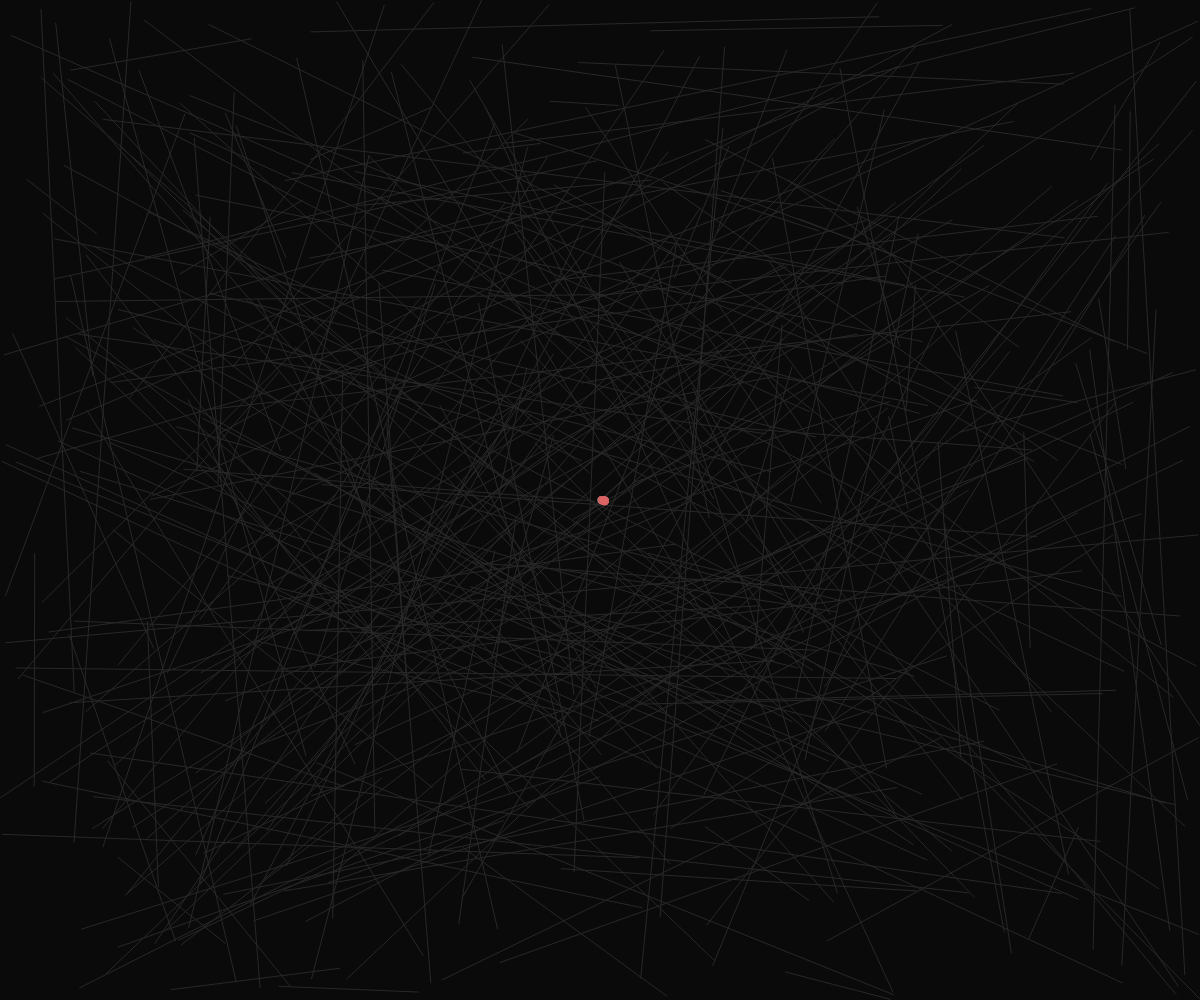
Frame 1 (no input)
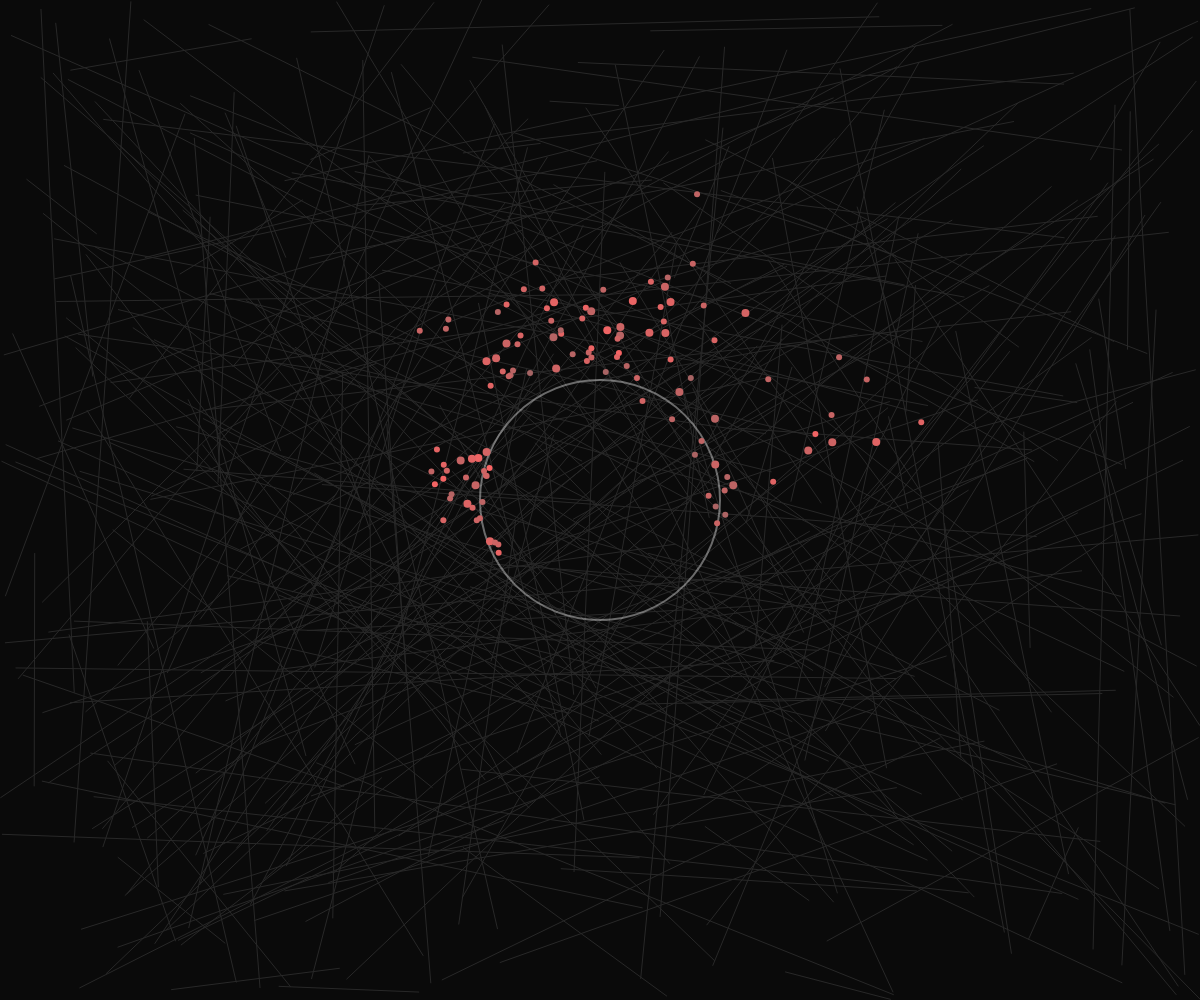
Frame 60 (no input)
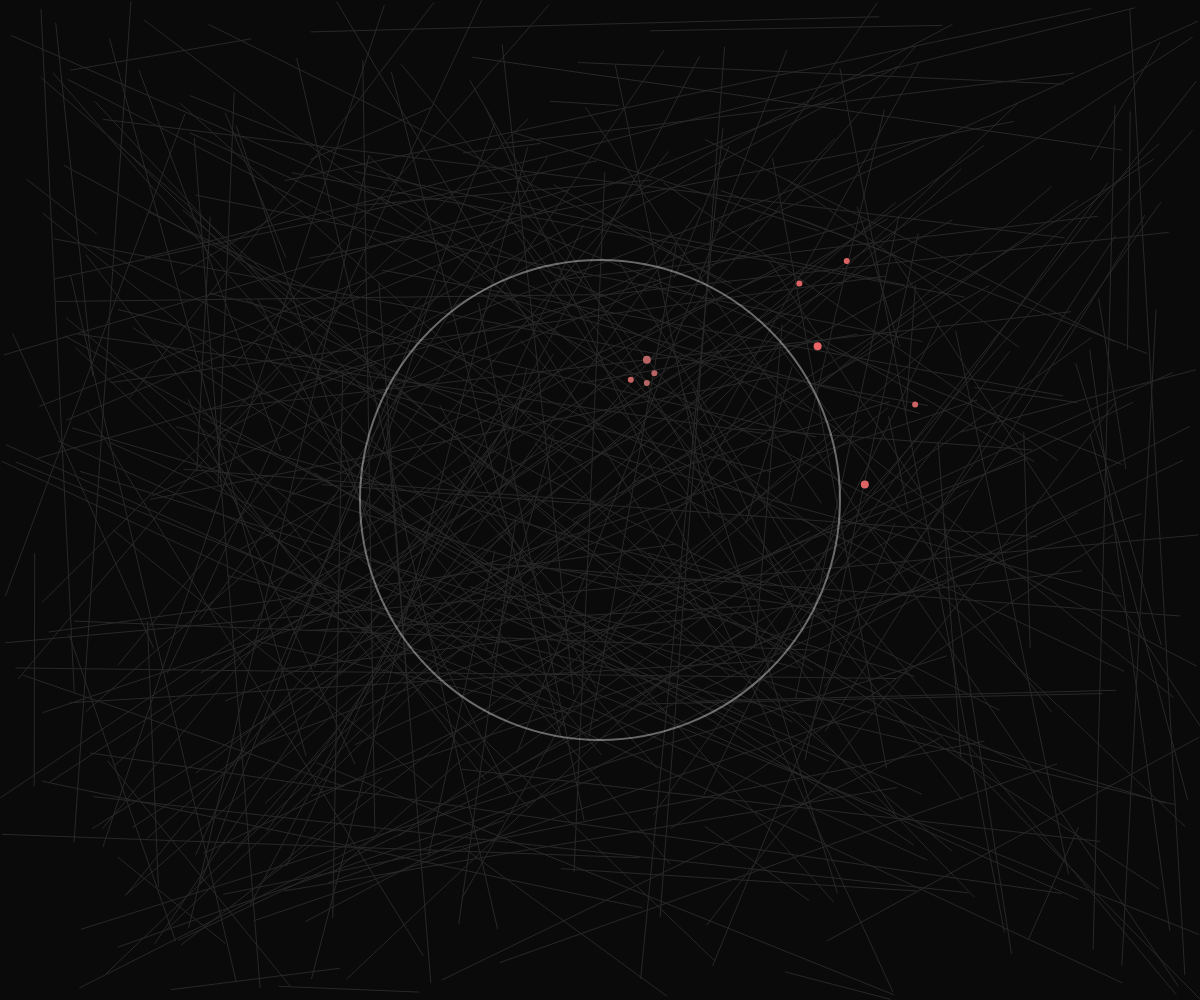
Frame 120 (the mouse pressed at the canvas centre since frame 60)

The p5.js sketch that drew these frames (run headless with seeded random() and noise() and a simulated clock; from frame 60 on, the mouse is pressed at the canvas centre):

// p5.js sketch
// ── sketch.js
let streams = [];
let cables = [];
let numCables = 300;
let numStreams = 50;
let centerX, centerY;
let pulseRadius = 0;
let pulseSpeed = 2;

function setup() {
  createCanvas(windowWidth, windowHeight);
  centerX = width / 2;
  centerY = height / 2;
  
  // Create cables (network)
  for (let i = 0; i < numCables; i++) {
    let start = {
      x: random(width),
      y: random(height)
    };
    let end = {
      x: random(width),
      y: random(height)
    };
    cables.push({
      start,
      end
    });
  }
  
  // Create initial streams
  for (let i = 0; i < numStreams; i++) {
    streams.push({
      x: centerX,
      y: centerY,
      radius: 0,
      maxRadius: random(100, 300),
      speed: random(2, 5),
      hue: random(180, 240), // Blue to cyan
      alpha: 255,
      branchCount: 0,
      branches: []
    });
  }
}

function draw() {
  background(10);
  
  // Update pulse
  pulseRadius += pulseSpeed;
  if (pulseRadius > 300) {
    pulseRadius = 0;
  }
  
  // Draw cables
  stroke(40);
  strokeWeight(1);
  for (let cable of cables) {
    line(cable.start.x, cable.start.y, cable.end.x, cable.end.y);
  }
  
  // Draw pulse
  noFill();
  stroke(255, 100);
  strokeWeight(2);
  ellipse(centerX, centerY, pulseRadius * 2);
  
  // Update and draw streams
  for (let i = streams.length - 1; i >= 0; i--) {
    let s = streams[i];
    
    // Move stream outward
    s.radius += s.speed;
    
    // Calculate position along the path from center
    let angle = map(s.radius, 0, s.maxRadius, 0, TWO_PI);
    let x = centerX + cos(angle) * s.radius;
    let y = centerY + sin(angle) * s.radius;
    
    // Draw stream
    noStroke();
    fill(s.hue, 100, 100, s.alpha);
    ellipse(x, y, 8, 8);
    
    // Branching at major junctions (cables)
    let branch = false;
    for (let cable of cables) {
      let d = dist(x, y, (cable.start.x + cable.end.x) / 2, (cable.start.y + cable.end.y) / 2);
      if (d < 30 && s.radius > 100) { // Junction detected
        branch = true;
        break;
      }
    }
    
    if (branch && s.branchCount < 2) {
      // Brighten and split
      fill(s.hue, 100, 100, 255);
      ellipse(x, y, 12, 12);
      
      // Create branches
      for (let j = 0; j < 3; j++) {
        s.branches.push({
          x: x,
          y: y,
          radius: 0,
          maxRadius: random(50, 150),
          speed: random(1, 3),
          hue: s.hue + random(-20, 20),
          alpha: 255,
          branchCount: s.branchCount + 1
        });
      }
      
      s.branchCount = 2;
    }
    
    // Draw branches
    for (let j = s.branches.length - 1; j >= 0; j--) {
      let b = s.branches[j];
      b.radius += b.speed;
      
      let angle = map(b.radius, 0, b.maxRadius, 0, TWO_PI);
      let bx = x + cos(angle) * b.radius;
      let by = y + sin(angle) * b.radius;
      
      noStroke();
      fill(b.hue, 100, 100, b.alpha);
      ellipse(bx, by, 6, 6);
      
      if (b.radius > b.maxRadius) {
        s.branches.splice(j, 1);
      }
    }
    
    // Remove finished streams
    if (s.radius > s.maxRadius) {
      streams.splice(i, 1);
    }
  }
  
  // Add new streams periodically
  if (frameCount % 30 === 0 && streams.length < numStreams * 2) {
    streams.push({
      x: centerX,
      y: centerY,
      radius: 0,
      maxRadius: random(100, 300),
      speed: random(2, 5),
      hue: random(180, 240),
      alpha: 255,
      branchCount: 0,
      branches: []
    });
  }
}

function windowResized() {
  resizeCanvas(windowWidth, windowHeight);
  centerX = width / 2;
  centerY = height / 2;
}
